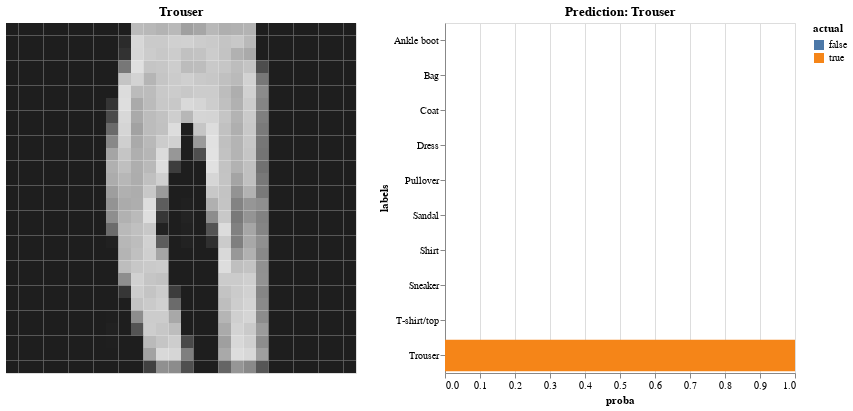

Notebook code cell kept with this figure:
### Code cell
vis.imshow(x_test[i], labels[y_test[i]]) | vis.predict(proba_cnn[i], y_test[i], labels)

### Figure 1 — Vega-Lite specification as saved in the notebook (floating-point values rounded to 4 significant figures; data arrays with more than 128 entries replaced by an {"elided": "..."} marker saying what was removed)
{"$schema": "https://vega.github.io/schema/vega-lite/v2.4.3.json", "config": {"view": {"height": 300, "width": 400}}, "hconcat": [{"data": {"values": {"elided": "784 records"}}, "encoding": {"color": {"field": "value", "legend": null, "scale": {"scheme": "greys"}, "sort": "descending", "type": "quantitative"}, "tooltip": [{"field": "value", "type": "quantitative"}], "x": {"axis": null, "field": "w", "type": "nominal"}, "y": {"axis": null, "field": "h", "type": "nominal"}}, "height": 350, "mark": "rect", "title": "Trouser", "width": 350}, {"data": {"values": [{"actual": false, "labels": "T-shirt/top", "proba": 3.676e-09}, {"actual": true, "labels": "Trouser", "proba": 1}, {"actual": false, "labels": "Pullover", "proba": 1.106e-09}, {"actual": false, "labels": "Dress", "proba": 1.207e-09}, {"actual": false, "labels": "Coat", "proba": 1.949e-09}, {"actual": false, "labels": "Sandal", "proba": 1.327e-12}, {"actual": false, "labels": "Shirt", "proba": 2.49e-09}, {"actual": false, "labels": "Sneaker", "proba": 5.134e-15}, {"actual": false, "labels": "Bag", "proba": 3.645e-12}, {"actual": false, "labels": "Ankle boot", "proba": 6.247e-12}]}, "encoding": {"color": {"field": "actual", "type": "nominal"}, "tooltip": [{"field": "proba", "type": "quantitative"}], "x": {"field": "proba", "scale": {"domain": [0, 1]}, "type": "quantitative"}, "y": {"field": "labels", "type": "nominal"}}, "height": 350, "mark": "bar", "title": "Prediction: Trouser", "width": 350}]}
